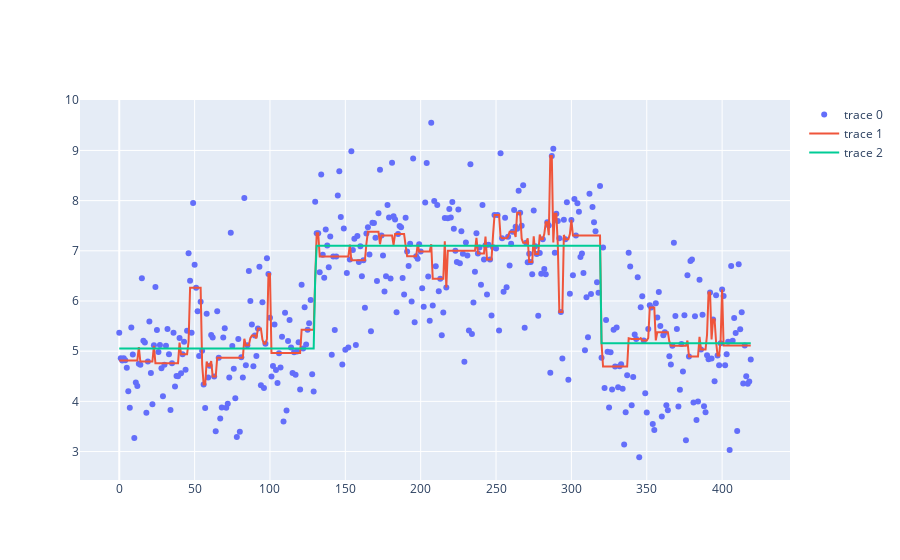

Source (notebook cell):
### Code cell
fig = go.Figure()
#fig.add_trace(go.Scatter(x=df['location'], y=df['raw'], name='Raw Signal', mode='markers',marker=markers))
fig.add_trace(go.Scatter(y = X, mode = 'markers'))
fig.add_trace (go.Scatter (y = decomposition.generate_function_from_wavelets (res.x, basis)))
ind = np.array([0,  1,  3])
#allind = np.arange(len(basis))
fig.add_trace (go.Scatter (y =decomposition.generate_function_from_wavelets (res.x[ind], [basis[i] for i in ind])))

### Figure 1 — Plotly figure (JSON) as saved in the notebook; plotly's stock layout.template omitted (floating-point values rounded to 4 significant figures; data arrays with more than 128 entries replaced by an {"elided": "..."} marker saying what was removed)
{"data": [{"mode": "markers", "type": "scatter", "y": {"elided": "420 float values"}}, {"type": "scatter", "y": {"elided": "420 float values"}}, {"type": "scatter", "y": {"elided": "420 float values"}}], "layout": {}}
